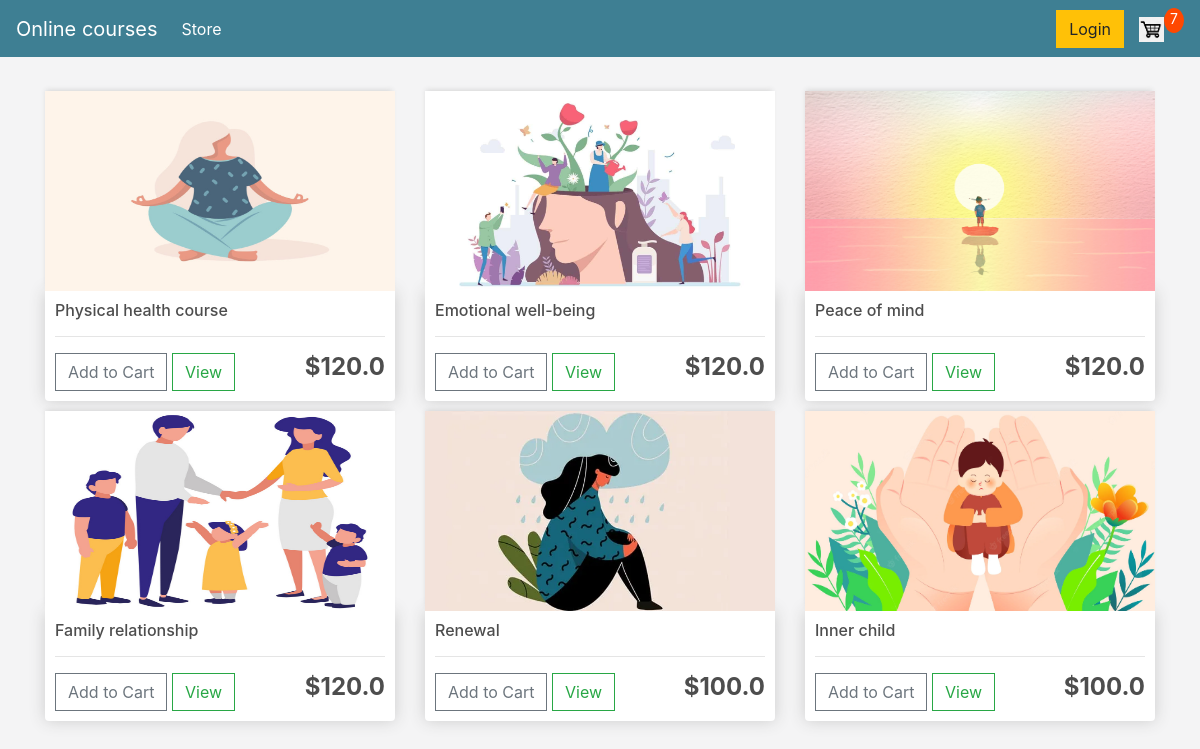
The app's page / (signed in) with its own data.
### store/models.py (models this page shows, shortened)
class Product(models.Model):
    name = models.CharField(max_length=200)
    price = models.FloatField()
    digital = models.BooleanField(
        default=False, null=True, blank=True)  # doesn't require shipment
    image = models.ImageField(null=True, blank=True)

### store/views.py (the view)
# urls.py: path('', include('store.urls')),
def store(request):
    if request.user.is_authenticated:
        customer = request.user.customer
        order, created = Order.objects.get_or_create(
            customer=customer, complete=False)
        items = order.orderitem_set.all()
        cartItems = order.get_cart_items
    else:
        items = []
        order = {'get_cart_total': 0, 'get_cart_items': 0}
        cartItems = order['get_cart_items']
    products = Product.objects.all()
    context = {'products': products, 'cartItems': cartItems}
    return render(request, 'store/Store.html', context)

### store/models.py (called while the page is built)
    @property
    def get_cart_items(self):
        orderitems = self.orderitem_set.all()
        total = sum([item.quantity for item in orderitems])
        return total

### store/templates/store/Store.html
{% extends 'store/main.html'%}
{% load static %}
{% block content %}
<div class="row">
    {%for product in products%}
    <div class="col-lg-4">
        <img class="thumbnail" src="{{product.image.url}}">
        <div class="box-element product">
            <h6>{{product.name}}</h6>
            <hr>
            <button data-product="{{product.id}}" data-action="add" class="btn btn-outline-secondary add-btn update-cart">Add to Cart</button>
            <a class="btn btn-outline-success" href="#">View</a>
            <h4 style="display: inline-block; float: right"><strong>${{product.price}}</strong></h4>
        </div>
    </div>
    {%endfor%}
</div>
{% endblock content %}

### static/css/main.css (style rules this page uses)
body { background-color: hsl(240, 5%, 96%); }
h1,h2,h3,h4,h5,h6 { color:hsl(0, 0%, 30%); }
.box-element { box-shadow:hsl(0, 0%, 80%) 0 0 16px; background-color: #fff; border-radius: 4px; padding: 10px; }
.thumbnail { width: 100%; height: 200px; -webkit-box-shadow: -1px -3px 5px -2px rgba(214,214,214,1); -moz-box-shadow: -1px -3px 5px -2px rgba(214,214,214,1); box-shadow: -1px -3px 5px -2px rgba(214,214,214,1); }
.product { border-radius: 0 0 4px 4px; }
.col-lg-4, .col-lg-6, .col-lg-8, .col-lg-12 { margin-top: 10px; }
.btn { border-radius: 0; }

### records on screen
Product: image (picture), name "Physical health course", price "120.0"
Product: image (picture), name "Emotional well-being", price "120.0"
Product: image (picture), name "Peace of mind", price "120.0"
Product: image (picture), name "Family relationship", price "120.0"
Product: image (picture), name "Renewal", price "100.0"
Product: image (picture), name "Inner child", price "100.0"

### other values on screen
{{ cartItems }} "7"
